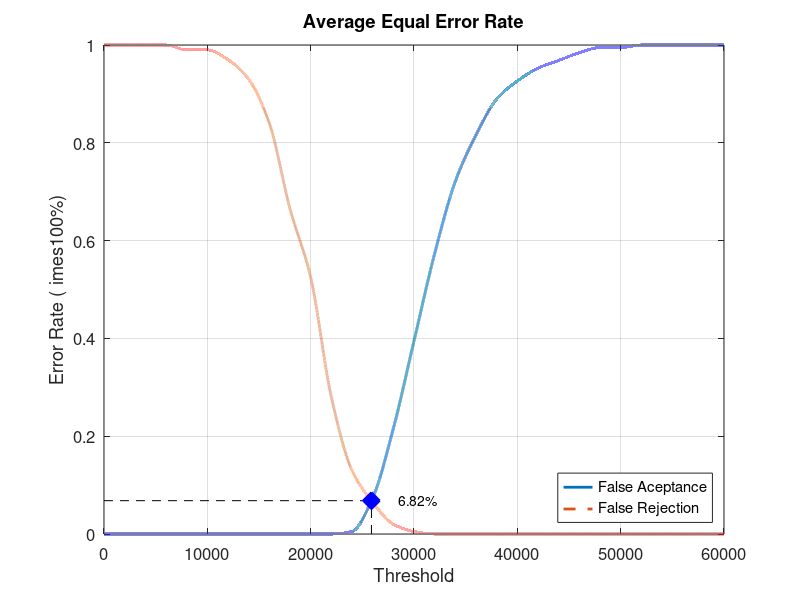
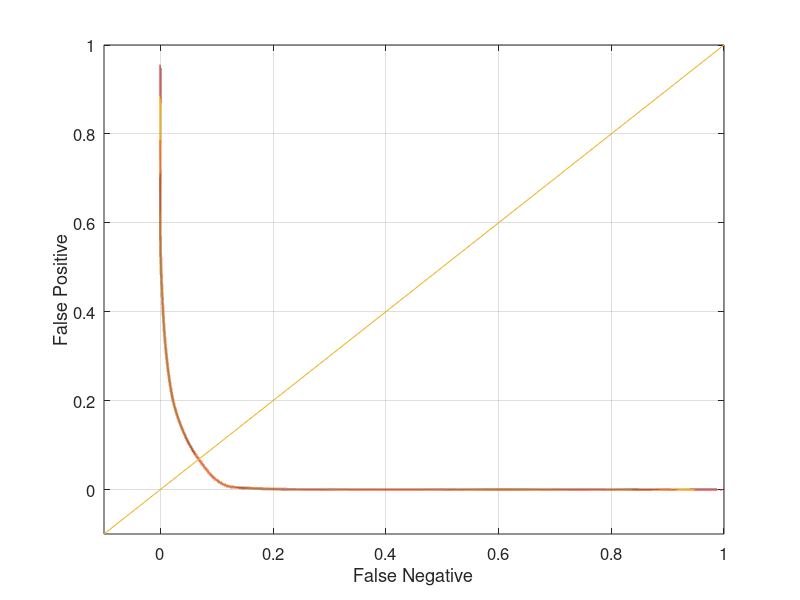

The MATLAB source for these figures, in order:
close all;
clear;
clc;
x = 0:2000:60000;
xq = 0:0.5:60000;

y0 = [0 0 0 0 0 0 0 0 0 0 0 0 0.00526316 0.0736842 0.215789 0.394737 0.573684 0.721053 0.815789 0.889474 0.926316 0.952632 0.968421 0.984211 0.994737 0.994737 1 1 1 1 1]
yy0 = interp1(x, y0, xq, 'pchip');
y1 = [1 1 1 1 0.99 0.99 0.97 0.93 0.84 0.665 0.525 0.28 0.13 0.065 0.02 0.005 0 0 0 0 0 0 0 0 0 0 0 0 0 0 0]
yy1 = interp1(x, y1, xq, 'pchip');

% Calculating EER: 
y2 = abs(y0 - y1);
find(y2 == min(y2))
yy2 = abs(yy0 - yy1);
xEER = find(yy2 == min(yy2));
xEERIndex = xq(xEER) % X-axis EER
yEER = yy0(xEER) % Y-axis EER

main = figure
plot(xq, yy0,'-','LineWidth', 2);	hold on
plot(xq, yy1,'--','LineWidth', 2);	hold on
plot([xEERIndex xEERIndex], [0 yEER], 'k--');	hold on
plot([0 xEERIndex], [yEER yEER], 'k--');	hold on
plot(xEERIndex, yEER, 'bx', 'LineWidth', 10);	hold on
text(xEERIndex + 10 * xEERIndex / 100, yEER, [num2str(round((10000 * yEER)) / 100) '%'])
legend('False Aceptance', 'False Rejection', 'Location', 'SouthEast')
xlabel('Threshold')
ylabel('Error Rate (	imes100%)')
title('Average Equal Error Rate')
set(gca, 'FontSize', 12)
axis([0 60000 0 1])
grid on

print(main, 'Database4_3Main', '-dpng');
FNRxFPR = figure('Color', [1 1 1]);
plot(yy1, yy0, '-', yy1, yy0, 'LineWidth', 2);
hold on
y = -0.1:0.1:1
plot(y, y); 
set(gca, 'FontSize', 12)
xlabel('False Negative')
ylabel('False Positive')
axis([-0.1 1 -0.1 1])
set(gca, 'FontSize', 12)
grid on

print(FNRxFPR, 'Database4_3FNRxFPR','-dpng');